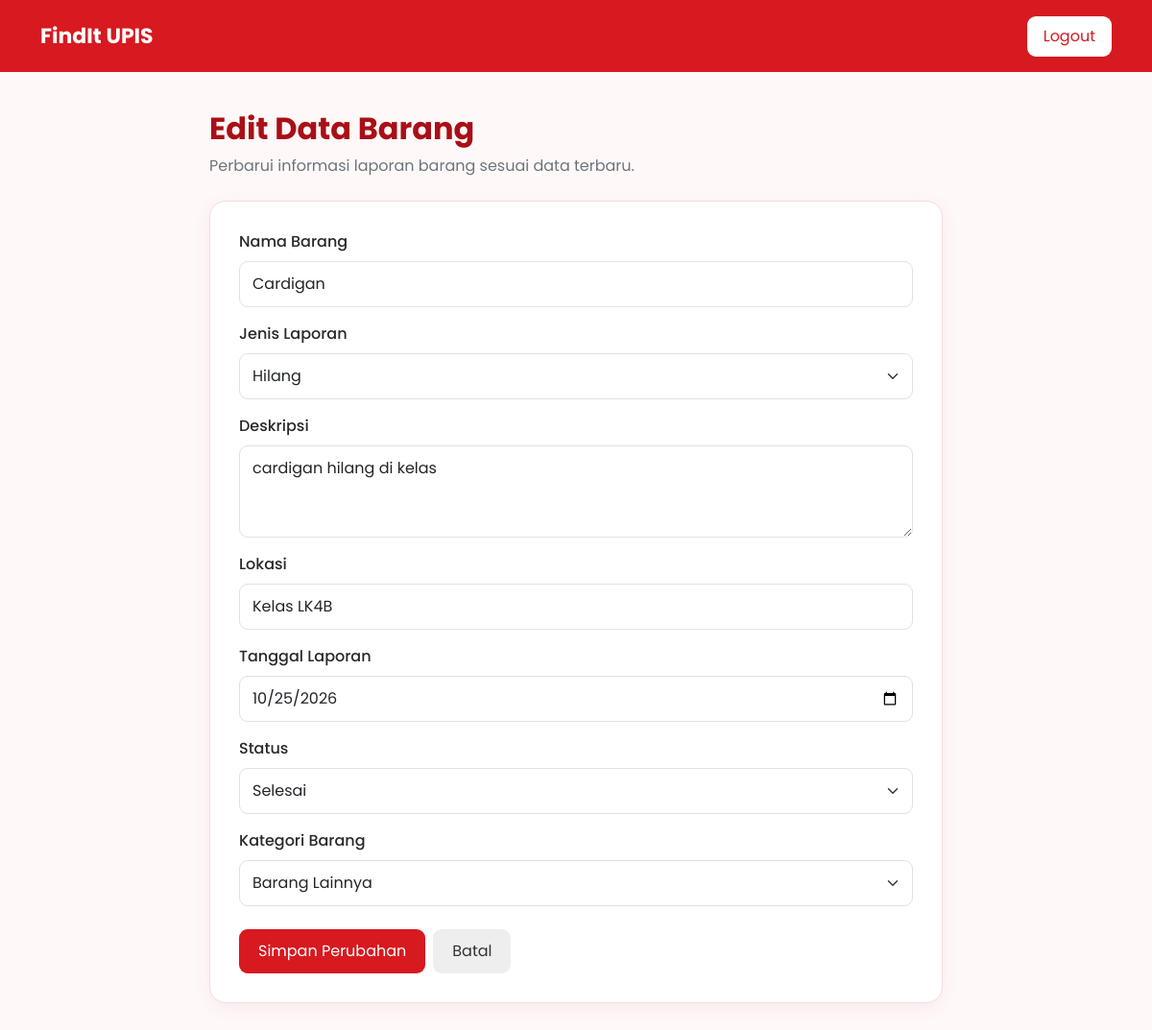
/edit_barang.php?id=8 (signed in), run on the app's committed database.
### tables this page shows
CREATE TABLE `barang` (
  `id_barang` int(11) NOT NULL,
  `nama_barang` varchar(100) NOT NULL,
  `jenis_laporan` enum('Hilang','Ditemukan') NOT NULL,
  `deskripsi` text NOT NULL,
  `lokasi` varchar(150) NOT NULL,
  `tanggal_laporan` date NOT NULL,
  `status` enum('Belum Selesai','Selesai') NOT NULL DEFAULT 'Belum Selesai',
  `id_kategori` int(11) NOT NULL
);

CREATE TABLE `kategori_barang` (
  `id_kategori` int(11) NOT NULL,
  `nama_kategori` varchar(100) NOT NULL
);

### edit_barang.php (the view, shortened to what this page needs)
<?php
include 'koneksi.php';
$id_barang = (int) $_GET['id'];
$queryBarang = mysqli_prepare(
    $conn,
    "SELECT * FROM barang WHERE id_barang = ?"
);
mysqli_stmt_bind_param(
    $queryBarang,
    "i",
    $id_barang
);
mysqli_stmt_execute($queryBarang);
$hasilBarang = mysqli_stmt_get_result($queryBarang);
$barang = mysqli_fetch_assoc($hasilBarang);
$queryKategori = mysqli_query(
    $conn,
    "SELECT * FROM kategori_barang ORDER BY nama_kategori ASC"
);
?>
<!DOCTYPE html>
<html lang="id">
<head>
    <link
        href="https://cdn.jsdelivr.net/npm/bootstrap@5.3.3/dist/css/bootstrap.min.css"
        rel="stylesheet"
    >
</head>
<body>
    <nav class="navbar">
        <div class="container">
            <a class="navbar-brand" href="dashboard.php">
                FindIt UPIS
            </a>
            <a href="logout.php" class="btn btn-logout">
                Logout
            </a>
        </div>
    </nav>
    <main class="main-content">
        <div class="mb-4">
            <h2 class="page-title">Edit Data Barang</h2>
            <p class="text-secondary">
                Perbarui informasi laporan barang sesuai data terbaru.
            </p>
        </div>
        <div class="form-card">
            <form method="POST" action="">
                <div class="mb-3">
                    <label for="nama_barang" class="form-label">
                        Nama Barang
                    </label>
                    <input
                        type="text"
                        name="nama_barang"
                        id="nama_barang"
                        class="form-control"
                        value="<?php echo htmlspecialchars($_POST['nama_barang'] ?? $barang['nama_barang']); ?>"
                        required
                    >
                </div>
                <div class="mb-3">
                    <label for="jenis_laporan" class="form-label">
                        Jenis Laporan
                    </label>
                    <select
                        name="jenis_laporan"
                        id="jenis_laporan"
                        class="form-select"
                        required
                    >
                        <option
                            value="Hilang"
                            <?php echo (($_POST['jenis_laporan'] ?? $barang['jenis_laporan']) === 'Hilang') ? 'selected' : ''; ?>
                        >
                            Hilang
                        </option>
                    </select>
                </div>
                <div class="mb-3">
                    <label for="deskripsi" class="form-label">
                        Deskripsi
                    </label>
                    <textarea
                        name="deskripsi"
                        id="deskripsi"
                        class="form-control"
                        rows="3"
                        required
                    ><?php echo htmlspecialchars($_POST['deskripsi'] ?? $barang['deskripsi']); ?></textarea>
                </div>
                <div class="mb-3">
                    <label for="lokasi" class="form-label">
                        Lokasi
                    </label>
                    <input
                        type="text"
                        name="lokasi"
                        id="lokasi"
                        class="form-control"
                        value="<?php echo htmlspecialchars($_POST['lokasi'] ?? $barang['lokasi']); ?>"
                        required
                    >
                </div>
                <div class="mb-3">
                    <label for="tanggal_laporan" class="form-label">
                        Tanggal Laporan
                    </label>
                    <input
                        type="date"
                        name="tanggal_laporan"
                        id="tanggal_laporan"
                        class="form-control"
                        value="<?php echo htmlspecialchars($_POST['tanggal_laporan'] ?? $barang['tanggal_laporan']); ?>"
                        required
                    >
                </div>
                <div class="mb-3">
                    <label for="status" class="form-label">
                        Status
                    </label>
                    <select
                        name="status"
                        id="status"
                        class="form-select"
                        required
                    >
                        <option
                            value="Selesai"
                            <?php echo (($_POST['status'] ?? $barang['status']) === 'Selesai') ? 'selected' : ''; ?>
                        >
                            Selesai
                        </option>
                    </select>
                </div>
                <div class="mb-4">
                    <label for="id_kategori" class="form-label">
                        Kategori Barang
                    </label>
                    <select
                        name="id_kategori"
                        id="id_kategori"
                        class="form-select"
                        required
                    >
                        <?php while ($kategori = mysqli_fetch_assoc($queryKategori)) { ?>
                            <option
                                value="<?php echo $kategori['id_kategori']; ?>"
                                <?php echo ((string) ($_POST['id_kategori'] ?? $barang['id_kategori']) === (string) $kategori['id_kategori']) ? 'selected' : ''; ?>
                            >
                                <?php echo htmlspecialchars($kategori['nama_kategori']); ?>
                            </option>
                        <?php } ?>
                    </select>
                </div>
                <div class="d-flex flex-wrap gap-2">
                    <button type="submit" class="btn btn-simpan">
                        Simpan Perubahan
                    </button>
                    <a href="barang.php" class="btn btn-kembali">
                        Batal
                    </a>
                </div>
            </form>
        </div>
    </main>
</body>
</html>

### edit_barang.php (style rules this page uses)
body { font-family: 'Poppins', sans-serif; background-color: #fff8f8; color: #292929; }
.navbar { background-color: #d71920; padding: 16px 0; }
.navbar-brand { color: white; font-size: 22px; font-weight: 700; }
.btn-logout { background-color: white; color: #d71920; border: none; border-radius: 9px; padding: 9px 17px; }
.main-content { max-width: 800px; margin: 40px auto; padding: 0 18px; }
.form-card { background-color: white; border: 1px solid #f3dede; border-radius: 17px; padding: 30px; box-shadow: 0 5px 20px rgba(150, 0, 0, 0.06); }
.page-title { color: #a90f17; font-weight: 700; }
.form-label { font-weight: 500; }
.form-control, .form-select { border-radius: 9px; padding: 11px 13px; }
.btn-simpan { background-color: #d71920; color: white; border: none; border-radius: 9px; padding: 11px 20px; }
.btn-kembali { background-color: #eeeeee; color: #333; border: none; border-radius: 9px; padding: 11px 20px; }

### data on the page
barang: nama_barang "Cardigan", jenis_laporan "Hilang", deskripsi "cardigan hilang di kelas", lokasi "Kelas LK4B", tanggal_laporan "10/25/2026", status "Selesai", id_kategori "Barang Lainnya"
